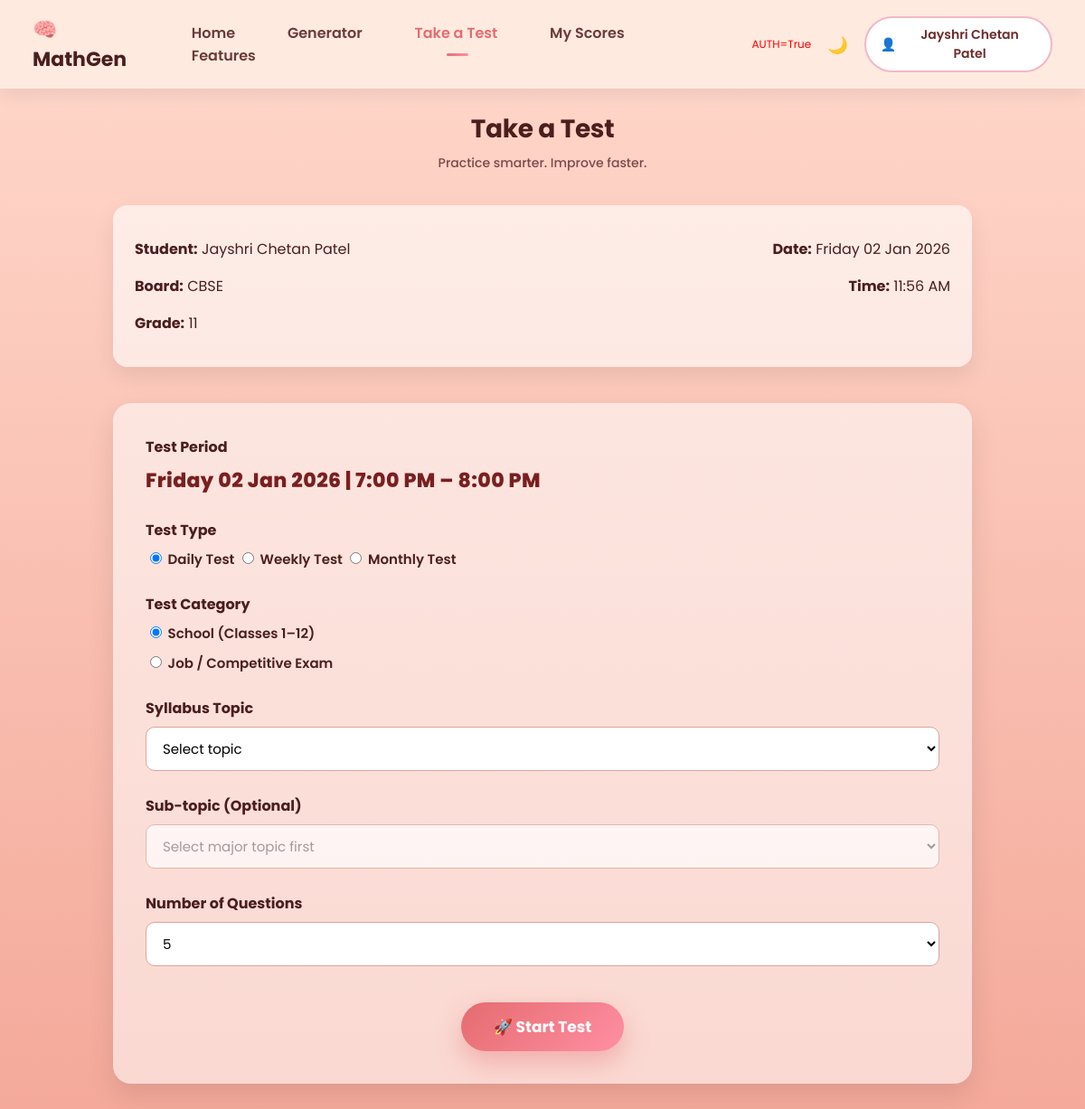
Before: /job-exams (signed in) with the older database file.
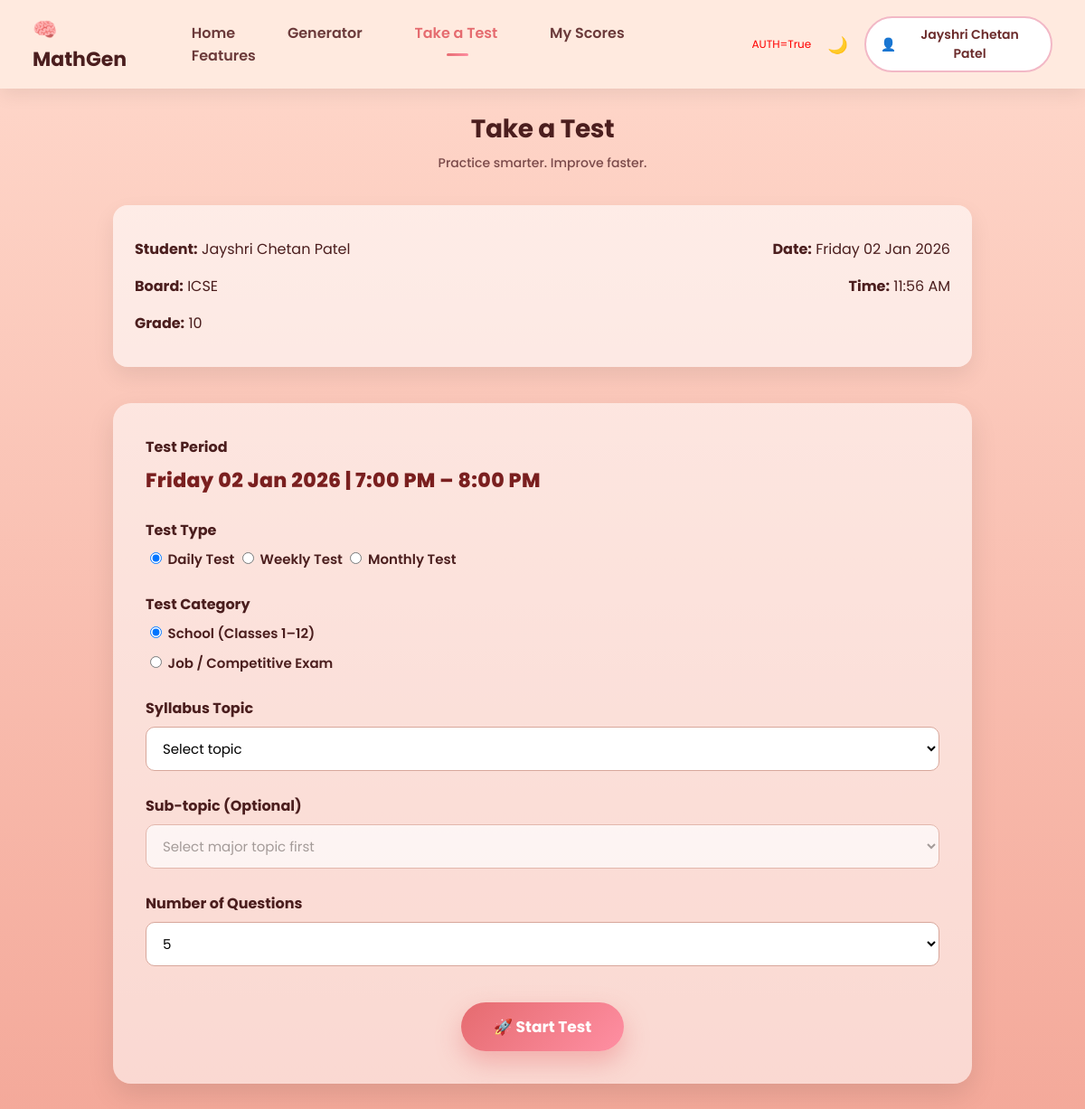
After: the same page with the newer database file.
### server.py (models this page shows, shortened)
class User(UserMixin, db.Model):
    id = db.Column(db.Integer, primary_key=True)
    name = db.Column(db.String(100), nullable=False)
    email = db.Column(db.String(120), unique=True, nullable=False)
    country_code = db.Column(db.String(5), nullable=False, default="+91")  # ✅ ADD
    phone_number = db.Column(db.String(30), unique=True, nullable=True)
    grade = db.Column(db.Integer, nullable=True)
    password_hash = db.Column(db.String(256), nullable=True)
    age = db.Column(db.Integer, nullable=True)
    city = db.Column(db.String(100), nullable=True)
    postal_code = db.Column(db.String(20), nullable=True)
    timezone = db.Column(db.String(50), nullable=True)
    whatsapp_consent = db.Column(db.Boolean, default=False)
    newsletter_consent = db.Column(db.Boolean, default=False)
    board = db.Column(db.String(50), nullable=True)
    profile_completed = db.Column(db.Boolean, default=False)
    dob = db.Column(db.Date, nullable=True)

### server.py (the view)
@app.route('/job-exams')
@login_required
def job_exams():
    daily_tests = MockTest.query.filter_by(category='job_daily').all()
    weekly_tests = MockTest.query.filter_by(category='job_weekly').all()
    job_tests = MockTest.query.filter_by(category='job').all()
    return render_template(
        'job_exams.html',
        daily_tests=daily_tests,
        weekly_tests=weekly_tests,
        job_tests=job_tests,
        student_name=current_user.name,
        student_grade=current_user.grade,
        student_board=current_user.board
    )

### server.py (called while the page is built)
@app.context_processor
def inject_now():
    return {'now': datetime.now}

@login_manager.user_loader
def load_user(user_id):
    return User.query.get(int(user_id))

### templates/job_exams.html (shortened to what this page needs)
{% extends "base.html" %}
{% block content %}
<div class="page-header">
    <h1 class="page-title">Take a Test</h1>
    <p class="page-tagline">Practice smarter. Improve faster.</p>
</div>
    <div class="info-card">
        <div class="info-row">
            <div>
                <p><strong>Student:</strong> {{ current_user.name }}</p>
                <p><strong>Board:</strong> {{ current_user.board }}</p>
                <p><strong>Grade:</strong> {{ current_user.grade }}</p>
            </div>
            <div style="text-align:right;">
                <p><strong>Date:</strong> <span id="live-date"></span></p>
                <p><strong>Time:</strong> <span id="live-time"></span></p>
            </div>
        </div>
    </div>
    <div class="test-section">
        <form method="POST" action="{{ url_for('start_test') }}" enctype="multipart/form-data">
            <div class="form-group">
                <label class="test-period-label">Test Period</label>
                <div id="test-period" class="test-period-value"></div>
            </div>
            <div class="form-group">
                <label>Test Type</label>
                <div class="radio-group">
                    <label>
                        <input type="radio" name="test_type" value="job_daily" checked>
Daily Test
<input type="radio" name="test_type" value="job_weekly">
Weekly Test
<input type="radio" name="test_type" value="job">
Monthly Test
                    </label>
                </div>
            </div>
<div class="form-group">
    <label>Test Category</label>
    <div class="radio-group">
        <label>
            <input type="radio" name="test_category" value="school" checked>
            School (Classes 1–12)
        </label>
        <label>
            <input type="radio" name="test_category" value="job">
            Job / Competitive Exam
        </label>
    </div>
</div>
<div id="school-section">
    <div class="form-group">
        <label>Syllabus Topic</label>
        <select name="topic" id="topic" class="pretty-select">
            <option value="">Select topic</option>
        </select>
    </div>
    <div class="form-group">
        <label>Sub-topic (Optional)</label>
        <select name="minor_topic" id="minor_topic" class="pretty-select" disabled>
            <option value="">Select major topic first</option>
        </select>
    </div>
</div>
            <div class="form-group">
                <label>Number of Questions</label>
                <select name="question_count" class="pretty-select">
                    <option value="5">5</option>
                </select>
            </div>
            <div class="start-btn">
                <button type="submit">🚀 Start Test</button>
            </div>
        </form>
    </div>
{% endblock %}

### templates/base.html (shortened to what this page needs)
<!DOCTYPE html>
<html lang="en">
<head>
</head>
<body>
<div class="navbar">
    <div class="logo">🧠 MathGen</div>
    <nav class="nav-links">
    <a href="{{ url_for('landing_page') }}"
       class="{% if request.endpoint == 'landing_page' %}active{% endif %}">
        Home
    </a>
    <a href="{{ url_for('generate_worksheet') }}"
   class="nav-link {% if request.endpoint == 'generate_worksheet' %}active{% endif %}">
    Generator
</a>
    <a href="{{ url_for('job_exams') }}"
       class="{% if request.endpoint == 'job_exams' %}active{% endif %}">
        Take a Test
    </a>
    <a href="{{ url_for('my_scores') }}"
       class="{% if request.endpoint == 'my_scores' %}active{% endif %}">
        My Scores
    </a>
    <a href="{{ url_for('features') }}"
       class="{% if request.endpoint == 'features' %}active{% endif %}">
        Features
    </a>
</nav>
    <div class="nav-right">
        <span style="color:red;font-size:12px;">
AUTH={{ current_user.is_authenticated }}
</span>
    <div class="dark-toggle" onclick="toggleDark()">🌙</div>
    {% if current_user.is_authenticated %}
        <div class="profile" id="profileBox">
           <button type="button" class="profile-btn" onclick="toggleProfile()">
    👤 <span>{{ current_user.name }}</span>
</button>
        </div>
    {% else %}
        <a href="#" id="loginBtn">Login</a>
        <a href="{{ url_for('register') }}">Sign Up</a>
    {% endif %}
</div>
</div>
{% block content %}{% endblock %}
</body>
</html>

Changed rows visible on the page:
changed User "Jayshri Chetan Patel": board "CBSE" → "ICSE"; grade "11" → "10"
